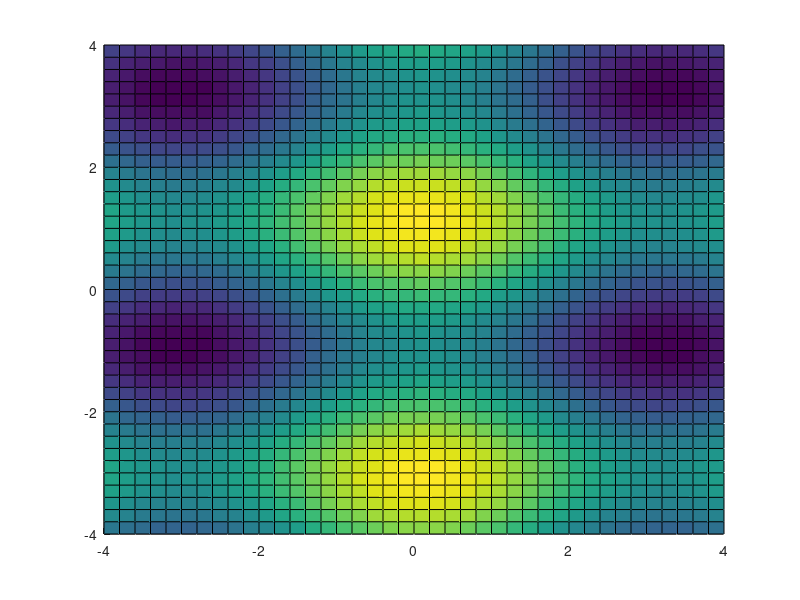

Write MATLAB code to recreate this figure.
[X, Y] = meshgrid([-4:0.2:4], [-4:0.2:4]);
Z = cos(X) + sin(1.5 * Y);
surface(X, Y, Z)
print -dpng 'mesh3d_surface.png'
